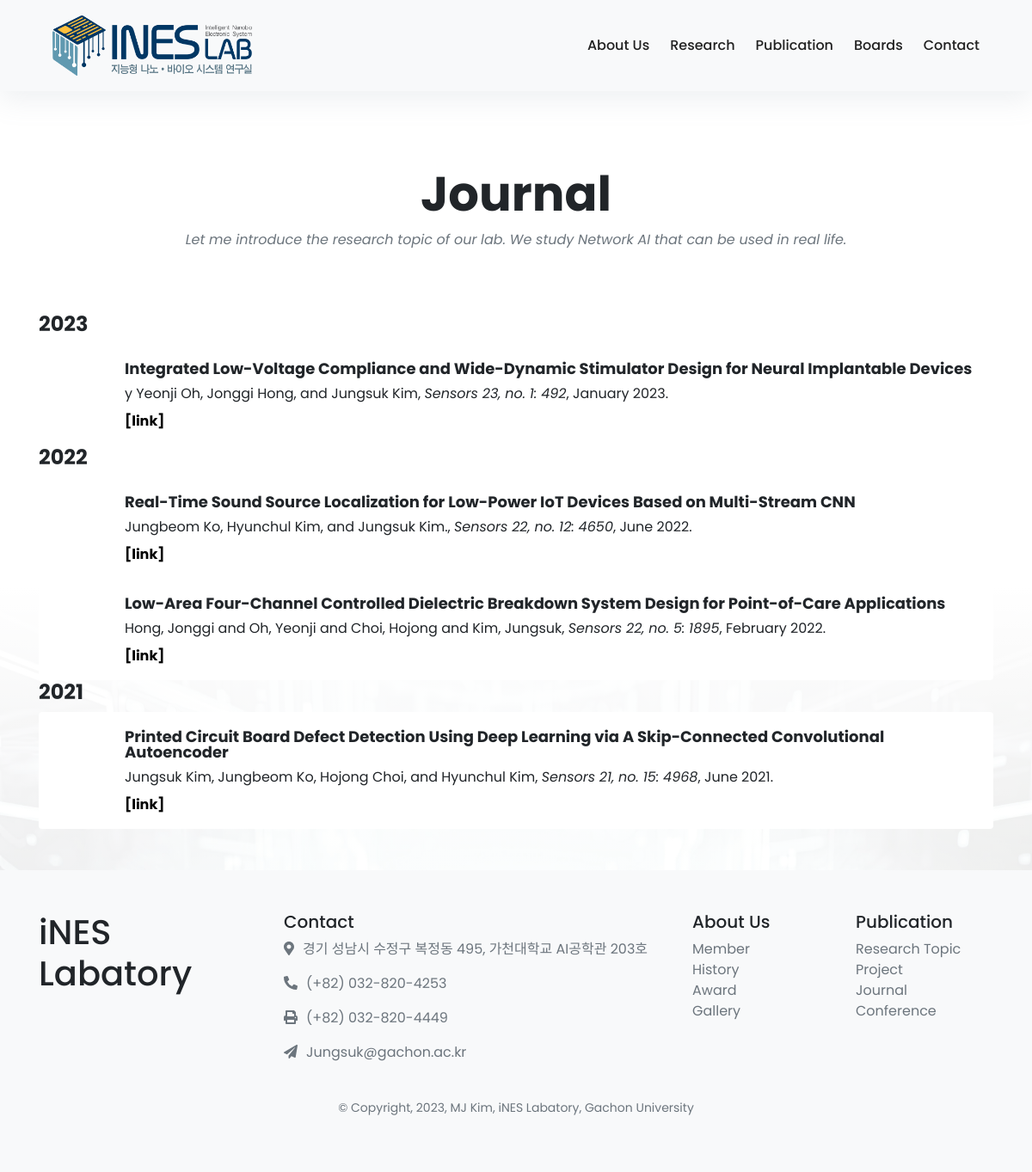
Page /publication/journal/ on the committed database.
### publication/models.py (models this page shows, shortened)
class Journal(models.Model):
    pub_name = models.CharField(max_length=150, unique=True)
    pub_dates = models.DateTimeField("date published")
    pub_author = models.CharField(max_length=200)
    pub_publisher = models.CharField(max_length=200, blank = True, null = True)
    pub_pdf_path= models.CharField(max_length=100)

### publication/views.py (the view)
# urls.py: path('', views.index, name='index'),
def index(request):
    publications = Journal.objects.order_by('-pub_dates').annotate(year=ExtractYear('pub_dates')).order_by('-year', '-pub_dates')
    years = set([p.year for p in publications])
    template = loader.get_template('../templates/labweb/publication.html')
    context = {
        'years': sorted(years, reverse=True),
        'Publication_list': publications
    }
    return HttpResponse(template.render(context, request))

### templates/labweb/publication.html (shortened to what this page needs)
{% extends 'labweb/base.html' %}
{% block content %}
<div class="container py-5">
    <header class="text-center">
    <br><br><br><br><br><br>
    <h1 class="display-4 font-weight-bold">Journal</h1>
    <p class="font-italic text-muted mb-0">Let me introduce the research topic of our lab. We study Network AI that can be used in real life.</p>
    <br><br><br>
  </header>
    <div>
      {% if Publication_list %}
        {%for year in years%}
          <div class="year">
            <h4 style="font-weight: bold"> {{year}}</h4>
          </div>
          {%for pub in Publication_list%}
            {% if pub.year == year %}
            <div class="card  border-0" style="padding-left: 80px;" >
              <div class="card-body">
                <p class="card-title" style="font-weight: bold; font-size:18px;">{{pub.pub_name}}</p>
                <p class="card-text">{{pub.pub_author}}, <span style="font-style: italic">{{pub.pub_publisher}}</span>, {{ pub.pub_dates| date:"F Y"}}. </p>
                <a href="{{pub.pub_pdf_path}}" class="card-link">[link]</a>
              </div>
            </div>
            {% endif %}
          {% endfor %}
        {% endfor %}
      {% endif %}
    </div>
  </div>
{% endblock %}

### static/css/navbar.css (style rules this page uses)
body { font-family: 'Poppins', sans-serif !important; font-size: 16px; line-height: 24px; font-weight: 400; color: #212112; background-image: linear-gradient( to top, rgba(255,255,255,0) 10%, rgba(255,255,255,0.25) 25%, rgba(255,255,255,0.5) 50%, rgba(255,255,255,0.75) 75%, rgba(255,255,255,1) 100% ), url('/static/images/home2.jpeg'); background-position: center bottom ; background-repeat: no-repeat; background-size: 100% 50%; background-color: #fff; overflow-x: hidden; }

### templates/labweb/publication.html (style rules this page uses)
.card-link { color: black; font-weight: bolder; }
.card-body p, a { line-height: 1.0; }

### templates/labweb/base.html (style rules this page uses)
body { font-family: "Big Caslon Medium", sans-serif; }

### rows in the picture
Journal: pub_name "Integrated Low-Voltage Compliance and Wide-Dynamic Stimulator Design for Neural Implantable Devices", pub_author "y Yeonji Oh, Jonggi Hong, and Jungsuk Kim", pub_publisher "Sensors 23, no. 1: 492", pub_dates "January 2023"
Journal: pub_name "Real-Time Sound Source Localization for Low-Power IoT Devices Based on Multi-Stream CNN", pub_author "Jungbeom Ko, Hyunchul Kim, and Jungsuk Kim.", pub_publisher "Sensors 22, no. 12: 4650", pub_dates "June 2022"
Journal: pub_name "Low-Area Four-Channel Controlled Dielectric Breakdown System Design for Point-of-Care Applications", pub_author "Hong, Jonggi and Oh, Yeonji and Choi, Hojong and Kim, Jungsuk", pub_publisher "Sensors 22, no. 5: 1895", pub_dates "February 2022"
Journal: pub_name "Printed Circuit Board Defect Detection Using Deep Learning via A Skip-Connected Convolutional Autoencoder", pub_author "Jungsuk Kim, Jungbeom Ko, Hojong Choi, and Hyunchul Kim", pub_publisher "Sensors 21, no. 15: 4968", pub_dates "June 2021"

### other values in the picture
{{ year }} "2023" "2022" "2021"
